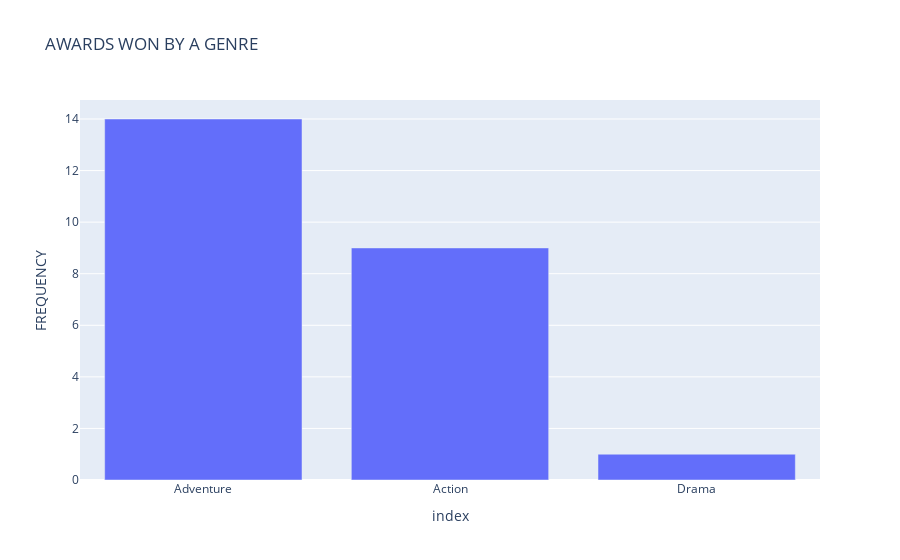

The code cell stored with this chart in its notebook:
### Markdown cell above
GENRE WISE AWARDS

### Code cell
movies_data2= movies_data.dropna()
second_data_y = movies_data2['GENRE'].value_counts()
second_graph_data = pd.DataFrame(dict(GENRE=second_data_y.index,FREQUENCY=second_data_y))
second_graph = px.bar(second_graph_data,x=second_graph_data.index,y='FREQUENCY',title='AWARDS WON BY A GENRE')
second_graph.show()

### Figure 1 — Plotly figure (JSON) as saved in the notebook; plotly's stock layout.template omitted (floating-point values rounded to 4 significant figures)
{"data": [{"alignmentgroup": "True", "hovertemplate": "index=%{x}<br>FREQUENCY=%{y}<extra></extra>", "legendgroup": "", "marker": {"color": "#636efa", "pattern": {"shape": ""}}, "name": "", "offsetgroup": "", "orientation": "v", "showlegend": false, "textposition": "auto", "type": "bar", "x": ["Adventure", "Action", "Drama"], "xaxis": "x", "y": [14, 9, 1], "yaxis": "y"}], "layout": {"autosize": true, "barmode": "relative", "legend": {"tracegroupgap": 0}, "title": {"text": "AWARDS WON BY A GENRE"}, "xaxis": {"anchor": "y", "autorange": true, "domain": [0, 1], "range": [-0.5, 2.5], "title": {"text": "index"}, "type": "category"}, "yaxis": {"anchor": "x", "autorange": true, "domain": [0, 1], "range": [0, 14.74], "title": {"text": "FREQUENCY"}, "type": "linear"}}}
